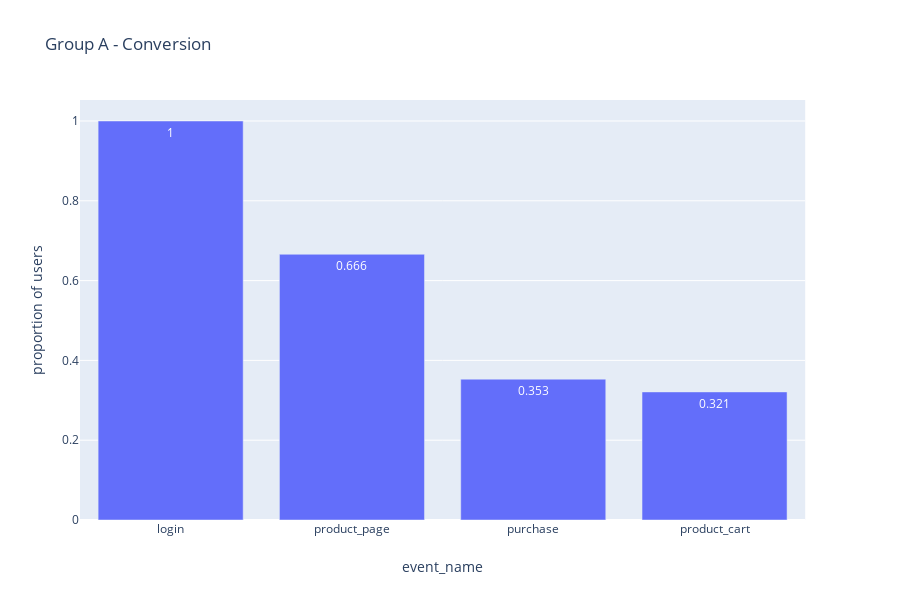

The code cell stored with this chart in its notebook:
### Code cell
fig = px.bar(conversion_A, x="event_name", y='proportion of users', title='Group A - Conversion', text='proportion of users')
fig.update_layout(barmode='group')
fig.show()

### Figure 1 — Plotly figure (JSON) as saved in the notebook; plotly's stock layout.template omitted (floating-point values rounded to 4 significant figures)
{"data": [{"alignmentgroup": "True", "hoverlabel": {"namelength": 0}, "hovertemplate": "event_name=%{x}<br>proportion of users=%{text}", "legendgroup": "", "marker": {"color": "#636efa"}, "name": "", "offsetgroup": "", "orientation": "v", "showlegend": false, "text": [1, 0.666, 0.353, 0.321], "textposition": "auto", "type": "bar", "x": ["login", "product_page", "purchase", "product_cart"], "xaxis": "x", "y": [1, 0.666, 0.353, 0.321], "yaxis": "y"}], "layout": {"barmode": "group", "height": 600, "legend": {"tracegroupgap": 0}, "title": {"text": "Group A - Conversion"}, "xaxis": {"anchor": "y", "domain": [0, 0.98], "title": {"text": "event_name"}}, "yaxis": {"anchor": "x", "domain": [0, 1], "title": {"text": "proportion of users"}}}}
